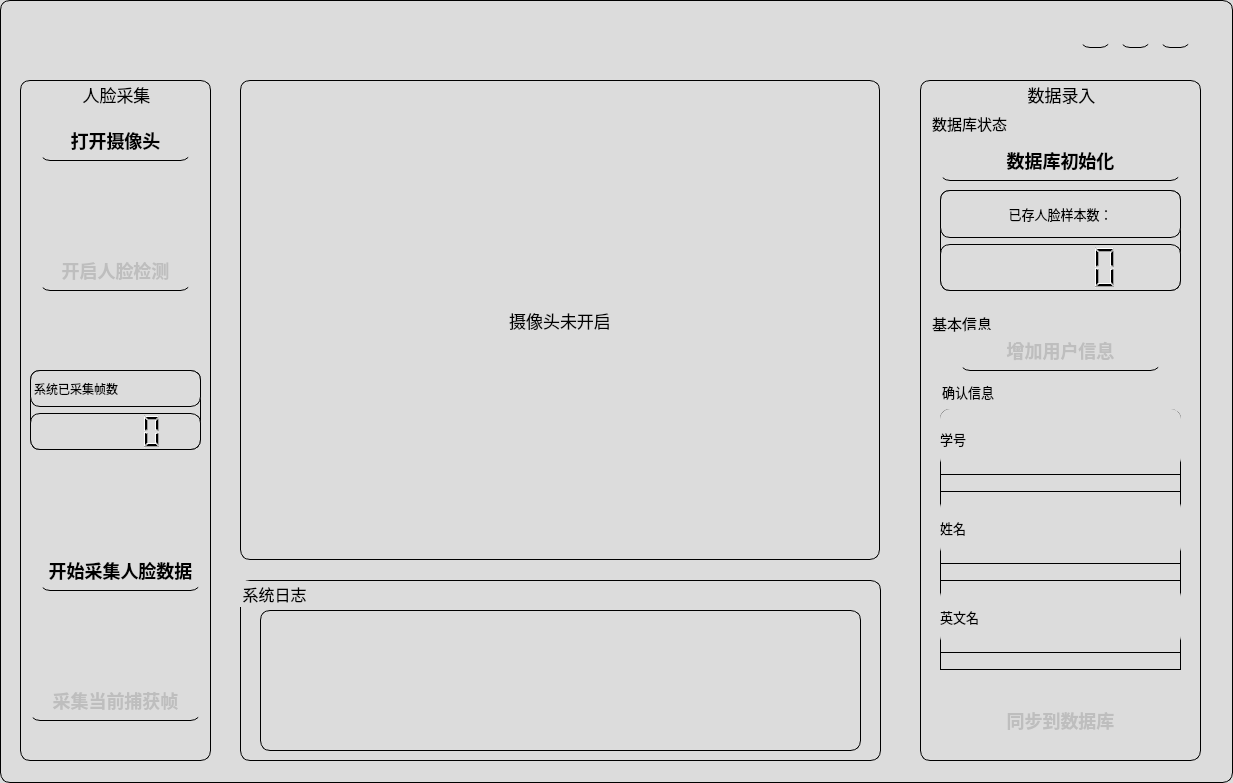
<?xml version="1.0" encoding="UTF-8"?>
<ui version="4.0">
 <class>DataRecordUI</class>
 <widget class="QWidget" name="DataRecordUI">
  <property name="geometry">
   <rect>
    <x>0</x>
    <y>0</y>
    <width>1233</width>
    <height>783</height>
   </rect>
  </property>
  <property name="windowTitle">
   <string>Form</string>
  </property>
  <property name="windowOpacity">
   <double>0.800000000000000</double>
  </property>
  <property name="styleSheet">
   <string notr="true">QWidget{
background:#DCDCDC;
border-right:1px solid black;
border-left:1px solid black;
border-top:1px solid black;
border-bottom:1px solid black;
border-top-left-radius:10px;
border-bottom-left-radius:10px;
border-top-right-radius:10px;
border-bottom-right-radius:10px;
}
QPushButton{
    border:none;
    border-bottom:1px solid black;
    font-size:18px;
    font-weight:700;
 }
QPushButton:hover{border-left:4px solid grey;font-weight:700;}
QCheckBox{
border:none}
</string>
  </property>
  <widget class="QGroupBox" name="DataRecordGroup">
   <property name="geometry">
    <rect>
     <x>920</x>
     <y>80</y>
     <width>281</width>
     <height>681</height>
    </rect>
   </property>
   <property name="font">
    <font>
     <family>华文琥珀</family>
     <pointsize>13</pointsize>
    </font>
   </property>
   <property name="title">
    <string>数据录入</string>
   </property>
   <property name="alignment">
    <set>Qt::AlignCenter</set>
   </property>
   <widget class="QGroupBox" name="dbGroup">
    <property name="geometry">
     <rect>
      <x>10</x>
      <y>30</y>
      <width>261</width>
      <height>191</height>
     </rect>
    </property>
    <property name="font">
     <font>
      <family>华文琥珀</family>
      <pointsize>11</pointsize>
     </font>
    </property>
    <property name="styleSheet">
     <string notr="true">QGroupBox{border:none}</string>
    </property>
    <property name="title">
     <string>数据库状态</string>
    </property>
    <widget class="QPushButton" name="initdb">
     <property name="geometry">
      <rect>
       <x>10</x>
       <y>30</y>
       <width>241</width>
       <height>41</height>
      </rect>
     </property>
     <property name="font">
      <font>
       <family>华文中宋</family>
       <pointsize>-1</pointsize>
       <weight>87</weight>
       <bold>true</bold>
      </font>
     </property>
     <property name="text">
      <string>数据库初始化</string>
     </property>
    </widget>
    <widget class="QWidget" name="verticalLayoutWidget">
     <property name="geometry">
      <rect>
       <x>10</x>
       <y>80</y>
       <width>241</width>
       <height>101</height>
      </rect>
     </property>
     <layout class="QVBoxLayout" name="UserNumberverticalLayout">
      <item>
       <widget class="QLabel" name="UserNumberLabel">
        <property name="font">
         <font>
          <family>华文中宋</family>
          <pointsize>10</pointsize>
         </font>
        </property>
        <property name="text">
         <string>已存人脸样本数：</string>
        </property>
        <property name="alignment">
         <set>Qt::AlignCenter</set>
        </property>
       </widget>
      </item>
      <item>
       <widget class="QLCDNumber" name="UserlcdNumber"/>
      </item>
     </layout>
    </widget>
   </widget>
   <widget class="QGroupBox" name="useinfoGroup">
    <property name="geometry">
     <rect>
      <x>10</x>
      <y>230</y>
      <width>261</width>
      <height>421</height>
     </rect>
    </property>
    <property name="font">
     <font>
      <family>华文琥珀</family>
      <pointsize>11</pointsize>
     </font>
    </property>
    <property name="styleSheet">
     <string notr="true">QGroupBox{border:none}</string>
    </property>
    <property name="title">
     <string>基本信息</string>
    </property>
    <widget class="QPushButton" name="addUserButton">
     <property name="enabled">
      <bool>false</bool>
     </property>
     <property name="geometry">
      <rect>
       <x>30</x>
       <y>20</y>
       <width>201</width>
       <height>41</height>
      </rect>
     </property>
     <property name="font">
      <font>
       <family>华文中宋</family>
       <pointsize>-1</pointsize>
       <weight>87</weight>
       <bold>true</bold>
      </font>
     </property>
     <property name="text">
      <string>增加用户信息</string>
     </property>
    </widget>
    <widget class="QGroupBox" name="ConfirmGroup">
     <property name="geometry">
      <rect>
       <x>10</x>
       <y>70</y>
       <width>241</width>
       <height>351</height>
      </rect>
     </property>
     <property name="font">
      <font>
       <family>华文琥珀</family>
       <pointsize>10</pointsize>
      </font>
     </property>
     <property name="styleSheet">
      <string notr="true">QLabel{border:none}</string>
     </property>
     <property name="title">
      <string>确认信息</string>
     </property>
     <widget class="QWidget" name="verticalLayoutWidget_2">
      <property name="geometry">
       <rect>
        <x>0</x>
        <y>29</y>
        <width>241</width>
        <height>261</height>
       </rect>
      </property>
      <layout class="QVBoxLayout" name="verticalLayout">
       <item>
        <widget class="QLabel" name="usernumberLabel">
         <property name="font">
          <font>
           <family>华文中宋</family>
           <pointsize>10</pointsize>
          </font>
         </property>
         <property name="text">
          <string>学号</string>
         </property>
        </widget>
       </item>
       <item>
        <widget class="QLineEdit" name="UsernumlineEdit"/>
       </item>
       <item>
        <widget class="QLabel" name="usernameLabel">
         <property name="font">
          <font>
           <family>华文中宋</family>
           <pointsize>10</pointsize>
          </font>
         </property>
         <property name="text">
          <string>姓名</string>
         </property>
        </widget>
       </item>
       <item>
        <widget class="QLineEdit" name="UsernamelineEdit"/>
       </item>
       <item>
        <widget class="QLabel" name="EnglishLabel">
         <property name="font">
          <font>
           <family>华文中宋</family>
           <pointsize>10</pointsize>
          </font>
         </property>
         <property name="text">
          <string>英文名</string>
         </property>
        </widget>
       </item>
       <item>
        <widget class="QLineEdit" name="EnglishnamelineEdit"/>
       </item>
      </layout>
     </widget>
     <widget class="QPushButton" name="migrationButton">
      <property name="enabled">
       <bool>false</bool>
      </property>
      <property name="geometry">
       <rect>
        <x>30</x>
        <y>320</y>
        <width>181</width>
        <height>41</height>
       </rect>
      </property>
      <property name="font">
       <font>
        <family>华文中宋</family>
        <pointsize>-1</pointsize>
        <weight>87</weight>
        <bold>true</bold>
       </font>
      </property>
      <property name="text">
       <string>同步到数据库</string>
      </property>
     </widget>
    </widget>
   </widget>
  </widget>
  <widget class="QLabel" name="Capturelabel">
   <property name="geometry">
    <rect>
     <x>240</x>
     <y>80</y>
     <width>640</width>
     <height>480</height>
    </rect>
   </property>
   <property name="font">
    <font>
     <family>华文中宋</family>
     <pointsize>13</pointsize>
    </font>
   </property>
   <property name="frameShape">
    <enum>QFrame::Box</enum>
   </property>
   <property name="text">
    <string>摄像头未开启</string>
   </property>
   <property name="alignment">
    <set>Qt::AlignCenter</set>
   </property>
  </widget>
  <widget class="QGroupBox" name="faceDetectGroup">
   <property name="geometry">
    <rect>
     <x>20</x>
     <y>80</y>
     <width>191</width>
     <height>681</height>
    </rect>
   </property>
   <property name="font">
    <font>
     <family>华文琥珀</family>
     <pointsize>13</pointsize>
    </font>
   </property>
   <property name="title">
    <string>人脸采集</string>
   </property>
   <property name="alignment">
    <set>Qt::AlignCenter</set>
   </property>
   <widget class="QWidget" name="verticalLayoutWidget_4">
    <property name="geometry">
     <rect>
      <x>10</x>
      <y>290</y>
      <width>171</width>
      <height>80</height>
     </rect>
    </property>
    <layout class="QVBoxLayout" name="verticalLayout_2">
     <item>
      <widget class="QLabel" name="facerecordcountlabel">
       <property name="font">
        <font>
         <family>华文中宋</family>
        </font>
       </property>
       <property name="text">
        <string>系统已采集帧数</string>
       </property>
      </widget>
     </item>
     <item>
      <widget class="QLCDNumber" name="facerecordlcdNumber"/>
     </item>
    </layout>
   </widget>
   <widget class="QPushButton" name="OpenVideoButton">
    <property name="geometry">
     <rect>
      <x>20</x>
      <y>40</y>
      <width>151</width>
      <height>41</height>
     </rect>
    </property>
    <property name="font">
     <font>
      <family>华文中宋</family>
      <pointsize>-1</pointsize>
      <weight>87</weight>
      <bold>true</bold>
     </font>
    </property>
    <property name="text">
     <string>打开摄像头</string>
    </property>
   </widget>
   <widget class="QPushButton" name="faceDetectButton">
    <property name="enabled">
     <bool>false</bool>
    </property>
    <property name="geometry">
     <rect>
      <x>20</x>
      <y>170</y>
      <width>151</width>
      <height>41</height>
     </rect>
    </property>
    <property name="font">
     <font>
      <family>华文中宋</family>
      <pointsize>-1</pointsize>
      <weight>87</weight>
      <bold>true</bold>
     </font>
    </property>
    <property name="text">
     <string>开启人脸检测</string>
    </property>
   </widget>
   <widget class="QPushButton" name="StarrecordButton">
    <property name="geometry">
     <rect>
      <x>20</x>
      <y>470</y>
      <width>161</width>
      <height>41</height>
     </rect>
    </property>
    <property name="font">
     <font>
      <family>华文中宋</family>
      <pointsize>-1</pointsize>
      <weight>87</weight>
      <bold>true</bold>
     </font>
    </property>
    <property name="text">
     <string>开始采集人脸数据</string>
    </property>
   </widget>
   <widget class="QPushButton" name="enablerecordButton">
    <property name="enabled">
     <bool>false</bool>
    </property>
    <property name="geometry">
     <rect>
      <x>10</x>
      <y>600</y>
      <width>171</width>
      <height>41</height>
     </rect>
    </property>
    <property name="font">
     <font>
      <family>华文中宋</family>
      <pointsize>-1</pointsize>
      <weight>87</weight>
      <bold>true</bold>
     </font>
    </property>
    <property name="text">
     <string>采集当前捕获帧</string>
    </property>
   </widget>
  </widget>
  <widget class="QGroupBox" name="logGroup">
   <property name="geometry">
    <rect>
     <x>240</x>
     <y>580</y>
     <width>641</width>
     <height>181</height>
    </rect>
   </property>
   <property name="font">
    <font>
     <family>华文琥珀</family>
     <pointsize>12</pointsize>
    </font>
   </property>
   <property name="title">
    <string>系统日志</string>
   </property>
   <widget class="QTextEdit" name="logtextEdit">
    <property name="geometry">
     <rect>
      <x>20</x>
      <y>30</y>
      <width>601</width>
      <height>141</height>
     </rect>
    </property>
   </widget>
  </widget>
  <widget class="QPushButton" name="left_close">
   <property name="geometry">
    <rect>
     <x>1080</x>
     <y>20</y>
     <width>31</width>
     <height>28</height>
    </rect>
   </property>
   <property name="text">
    <string/>
   </property>
  </widget>
  <widget class="QPushButton" name="left_visit">
   <property name="geometry">
    <rect>
     <x>1120</x>
     <y>20</y>
     <width>31</width>
     <height>28</height>
    </rect>
   </property>
   <property name="text">
    <string/>
   </property>
  </widget>
  <widget class="QPushButton" name="left_mini">
   <property name="geometry">
    <rect>
     <x>1160</x>
     <y>20</y>
     <width>31</width>
     <height>28</height>
    </rect>
   </property>
   <property name="text">
    <string/>
   </property>
  </widget>
 </widget>
 <resources/>
 <connections/>
</ui>
